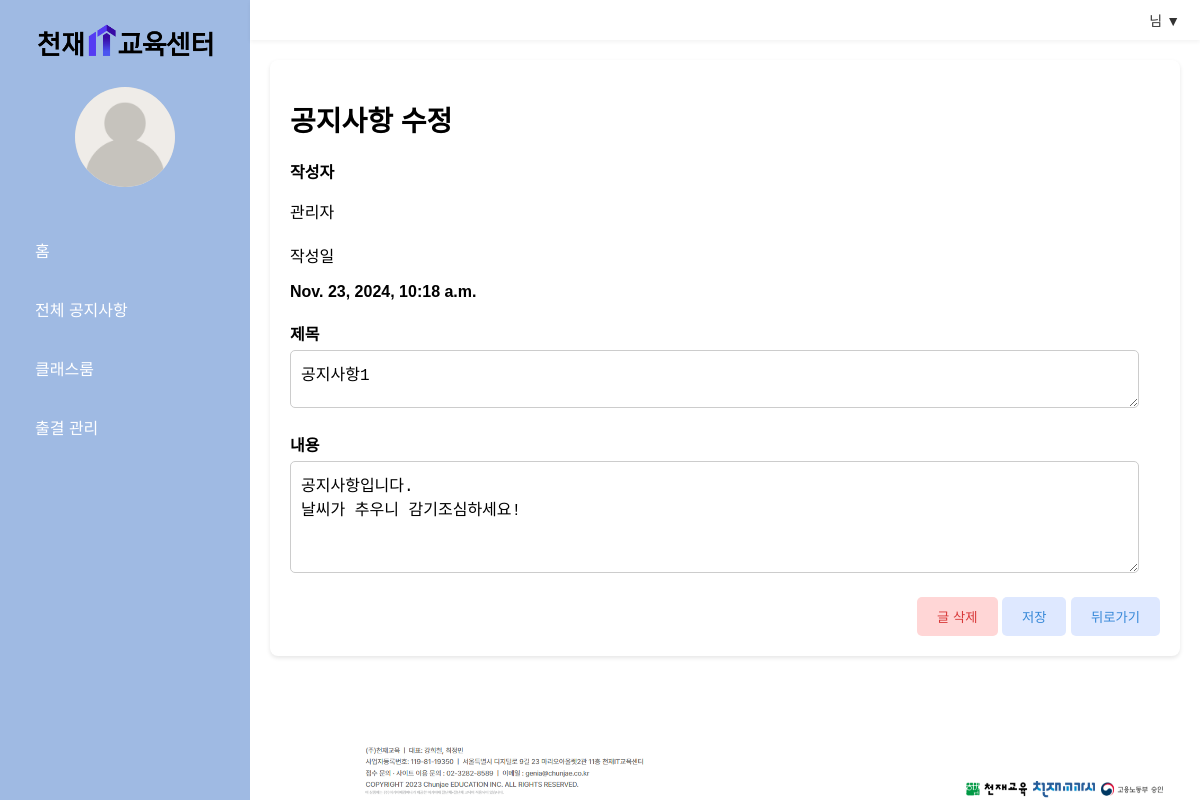
Screenshot of /notices/update/2 with the database file from the repository.
### managementapp/models.py (models this page shows)
class Documents(models.Model):
    title = models.TextField(max_length=300)
    writer = models.CharField(max_length=200)
    content = models.TextField()
    rdate = models.DateTimeField()
    udate = models.DateTimeField()
    view_count = models.IntegerField()

### managementapp/views.py (the view)
# urls.py: path('notices/update/<int:id>',views.notice_update, name='notice_update'),
def notice_update(request,id):
    template = loader.get_template('notices/notice_update.html')
    document=Documents.objects.get(id=id)
    context = {
        'document': document
    }
    return HttpResponse(template.render(context,request))

### managementapp/templates/notices/notice_update.html (shortened to what this page needs)
{% extends "base.html" %}
{% block content %}
{% load static %}
<link rel="stylesheet" href="{% static 'css/update.css' %}">
</head>
<body>
  <div class="edit-container">
    <h1>공지사항 수정</h1>
    <form action="../notice_update_ok/{{document.id}}" method="POST">
      <div class="form-group">
        <label>작성자</label>
          <p>{{document.writer}}</p>
        </div>
      <div class="form-group">
          <p>작성일</p>
          <label>{{document.udate}}</label>
        </div>
      <div class="form-group">
        <label for="title">제목</label>
        <textarea type="text" id="title" name="title" required>{{document.title}}</textarea>
      </div>
      <div class="form-group">
        <label for="content">내용</label>
        <textarea id="content" name="content" rows="5" required>{{document.content}}</textarea>
      </div>
      <div class="button-container">
        <button type ='button' class="cancel-button" onclick=showPopup()>글 삭제</button>
        <button class="confirm-button" >저장</button>
        <button class="confirm-button" onclick="window.history.back()">뒤로가기</button>
      </div>
    </form>
  </div>
</body>
<link rel="stylesheet" href="{% static 'css/delete.css' %}">
{% endblock %}

### managementapp/static/css/base.css (style rules this page uses)
body { margin: 0; font-family: Arial, sans-serif; background-color: #fff; }

### managementapp/static/css/update.css (style rules this page uses)
.edit-container { padding: 20px; background-color: #fff; border-radius: 8px; box-shadow: 0 2px 4px rgba(0, 0, 0, 0.1); }
h1 { font-size: 28px; font-weight: bold; margin-bottom: 20px; }
.form-group { margin-bottom: 20px; }
label { font-size: 16px; font-weight: bold; }
input[type="text"], textarea { width: 95%; padding: 10px; font-size: 16px; border-radius: 5px; border: 1px solid #ccc; margin-top: 5px; }
textarea { resize: vertical; }
.button-container { margin-top: 20px; text-align: right; }
.button-container .cancel-button { background-color: #FFD6D6; color: #D83939; padding: 10px 20px; border: none; border-radius: 5px; cursor: pointer; }
.button-container .confirm-button { background-color: #DEE8FF; color: #3788D8; padding: 10px 20px; border: none; border-radius: 5px; cursor: pointer; }

### managementapp/static/css/delete.css (style rules this page uses)
body { font-family: Arial, sans-serif; margin: 0; padding: 0; display: flex; justify-content: center; align-items: center; height: 100vh; background-color: #f4f4f9; }
.confirm-button { background-color: #FFD6D6; color: #D83939; }
.cancel-button { background-color: #DEE8FF; color: #3788D8; }

### rows the page displays
Documents: writer "관리자", udate "Nov. 23, 2024, 10:18 a.m.", title "공지사항1", content "공지사항입니다. 날씨가 추우니 감기조심하세요!"
